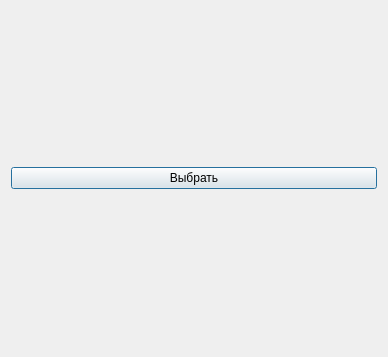
<?xml version="1.0" encoding="UTF-8"?>
<ui version="4.0">
 <class>HexView</class>
 <widget class="QDialog" name="HexView">
  <property name="geometry">
   <rect>
    <x>0</x>
    <y>0</y>
    <width>388</width>
    <height>357</height>
   </rect>
  </property>
  <property name="windowTitle">
   <string>Выбор сигнатуры</string>
  </property>
  <layout class="QGridLayout" name="gridLayout">
   <item row="0" column="0">
    <widget class="QPushButton" name="pushButton">
     <property name="text">
      <string>Выбрать</string>
     </property>
    </widget>
   </item>
  </layout>
 </widget>
 <resources/>
 <connections/>
</ui>
